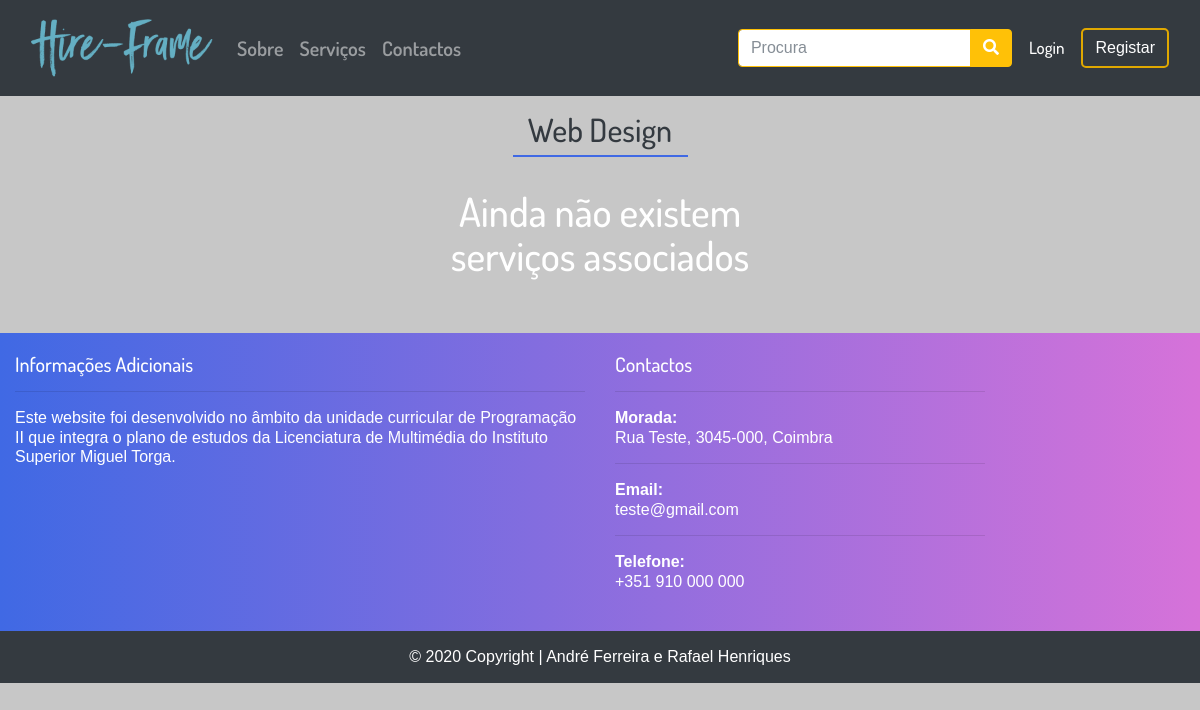
/index.php?op=subarea&id=13, run on an earlier commit of the app's database.
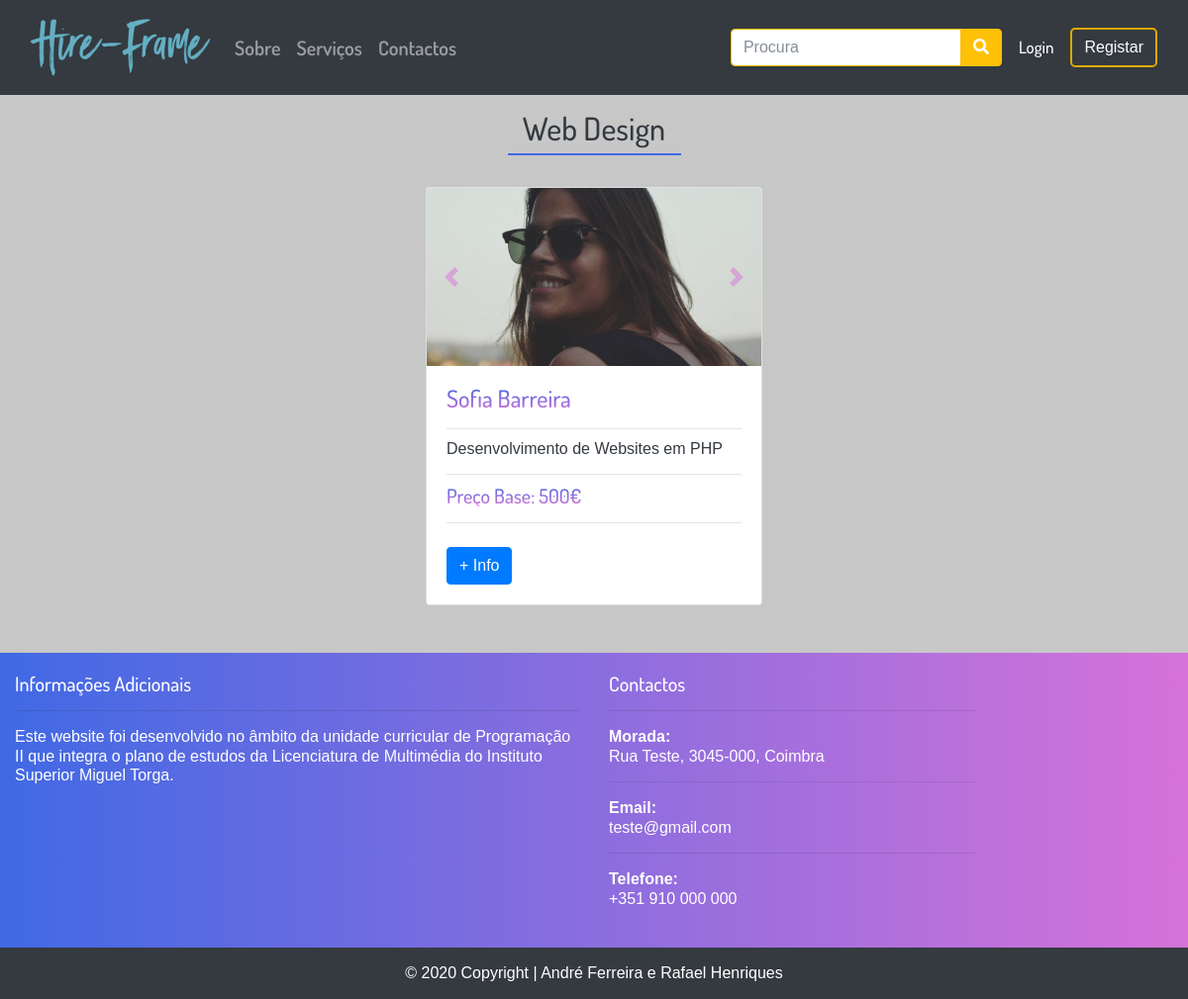
And on a later commit of the database.
### tables this page shows
CREATE TABLE IF NOT EXISTS `subarea` (
  `id_subarea` int(11) NOT NULL AUTO_INCREMENT,
  `nome` varchar(50) NOT NULL,
  `data` datetime NOT NULL DEFAULT CURRENT_TIMESTAMP ON UPDATE CURRENT_TIMESTAMP,
  `id_area` int(11) NOT NULL,
  `img_subarea` varchar(255) NOT NULL,
  PRIMARY KEY (`id_subarea`),
  KEY `fk_id_area_area` (`id_area`)
);

CREATE TABLE IF NOT EXISTS `servico` (
  `id_utilizador` int(11) NOT NULL,
  `id_subarea` int(11) NOT NULL,
  `data` datetime NOT NULL DEFAULT CURRENT_TIMESTAMP ON UPDATE CURRENT_TIMESTAMP,
  `id_servico` int(11) NOT NULL AUTO_INCREMENT,
  `descricao` varchar(255) NOT NULL,
  PRIMARY KEY (`id_servico`),
  KEY `fk_id_utilizador_utilizador` (`id_utilizador`),
  KEY `fk_id_subarea_subarea` (`id_subarea`)
);

CREATE TABLE IF NOT EXISTS `utilizador` (
  `id_utilizador` int(11) NOT NULL AUTO_INCREMENT,
  `username` varchar(15) NOT NULL,
  `nome` varchar(150) NOT NULL,
  `id_genero` int(11) NOT NULL,
  `email` varchar(100) NOT NULL,
  `data_nascimento` date NOT NULL,
  `data` datetime NOT NULL DEFAULT CURRENT_TIMESTAMP ON UPDATE CURRENT_TIMESTAMP,
  `pass` varchar(255) NOT NULL,
  `tipo_utilizador` int(11) NOT NULL,
  `biografia` varchar(255) DEFAULT NULL,
  `imagem` varchar(255) DEFAULT NULL,
  `repor_pass` varchar(255) DEFAULT NULL,
  PRIMARY KEY (`id_utilizador`),
  UNIQUE KEY `id_area` (`id_utilizador`),
  UNIQUE KEY `username` (`username`),
  UNIQUE KEY `email` (`email`),
  KEY `fk_id_tipo_tipo_utilizador` (`tipo_utilizador`),
  KEY `fk_id_genero_genero_utilizador` (`id_genero`)
);

### inc/subarea.inc.php (the view, shortened to what this page needs)
<div class="container">
  <div class="container-fluid py-3">
    <header class="col-md-12 mb-4">
<?php require("db_projetofinal.php");
$id = $_REQUEST["id"];
$dados = $db->query("SELECT subarea.nome, subarea.id_area FROM subarea WHERE subarea.id_subarea = $id");
foreach ($dados as $linha)
      echo'<h2 class="text-center text-dark">'.$linha["nome"].'</h2>';
?>
      <span class="underline mb-3"></span>
    </header>
    <div class="row justify-content-center">
<?php
$db = new PDO("mysql:host=localhost; dbname=projetofinal; charset=utf8","root","");
$dados = $db->query("SELECT DISTINCT utilizador.nome, utilizador.id_utilizador, utilizador.imagem, servico.id_servico, servico.descricao, preco_servico.base FROM utilizador JOIN servico ON utilizador.id_utilizador = servico.id_utilizador JOIN subarea ON servico.id_subarea = subarea.id_subarea JOIN area ON subarea.id_area = area.id_area JOIN preco_servico ON servico.id_servico = preco_servico.id_servico WHERE subarea.id_subarea = $id");
if ($dados->rowCount() > 0){
foreach ($dados as $row) {
  echo '<div class="col-md-4 col-sm-6 col-xs-12 my-2">
          <div class="card">
            <div id="'.$row["id_servico"].'" class="carousel slide" data-ride="carousel">
              <div class="carousel-inner">
                <div class="carousel-item active">
                  <img src="'.$row["imagem"].'" class="card-img-top" alt="...">
                </div>
         ';
        echo'
        </div>
  <a class="carousel-control-prev" href="#'.$row["id_servico"].'" role="button" data-slide="prev">
  <span class="carousel-control-prev-icon" aria-hidden="true"></span>
  <span class="sr-only">Previous</span>
</a>
<a class="carousel-control-next" href="#'.$row["id_servico"].'" role="button" data-slide="next">
  <span class="carousel-control-next-icon" aria-hidden="true"></span>
  <span class="sr-only">Next</span>
</a>
</div>
                        <div class="card-body">
                            <h4 class="card-title grad-txt">'.$row["nome"].'</h4><hr>
                            <p class="text-dark card-subtitle">'.$row["descricao"].'</p><hr>
                            <h5 class="text-dark card-subtitle grad-txt">Preço Base: '.$row["base"].'€</h5><hr>
                            <a href="index.php?op=servicepage&id_utilizador='.$row["id_utilizador"].'&id_service='.$row["id_servico"].'" class="btn btn-primary mt-2">+ Info</a>
                        </div>
                    </div>
                </div>';
}
  } else {
      if(isset($_SESSION["utilizador"])) {
    echo '<div class="row justify-content-center"><div class="col-md-8 text-center p-2"> <h1>Ainda não existem serviços associados</h1><h5 class="text-dark"><a href="index.php?op=addservice">Associe um serviço</a><h5></div></div>';
      } else {
        echo '<div class="row justify-content-center"><div class="col-md-8 text-center p-2"> <h1>Ainda não existem serviços associados</h1><h5 class="text-dark"></div></div>';
      }
  }
?>
            </div>
        </div>
    </div>

### index.php (shortened to what this page needs)
<!DOCTYPE html>
<html lang="pt-pt">
<head>
    <link rel="stylesheet" href="css/bootstrap.min.css">
    <link rel="stylesheet" href="css/costum.css">
    <link href="css/fontawesome/css/all.css" rel="stylesheet">
</head>
<body>
    <?php
    include("inc/menu.inc.php"); ?>
    <?php
$host = $_SERVER['SERVER_NAME'] . $_SERVER['REQUEST_URI'];
$host = basename($host);
if($host == "index.php") {
 require("inc/main.inc.php");
} else {
    if(isset($_REQUEST["op"])) {
      $op = $_REQUEST["op"];
              switch($op) {
        case "subarea": require("inc/subarea.inc.php"); break;
      }
  } else {
      require("inc/main.inc.php");
  }
}
?>
    <?php
        include("inc/footer.inc.php");
    ?>
</body>
</html>

### inc/menu.inc.php (shortened to what this page needs)
<div class="container-fluid bg-dark">
        <header class="menu-font-20 ">
            <nav class="navbar navbar-expand-lg navbar-dark" id="navbar">
                <a href="index.php" class="navbar-brand">
                    <img src="img/hire-frame.png" height="70" class="d-inline-block align-top <?php if (isset($_GET["op"])) if ($_GET["op"] == 0) echo "active";?>">
                </a>
                <div id="menu" class="collapse navbar-collapse">
                    <ul class="navbar-nav mr-auto text-light">
                        <li class="nav-item text-light f-600">
                            <a href="index.php?op=sobre" class="nav-link <?php if (isset($_GET["op"])) if ($_GET["op"] == "sobre") echo "active";?>">Sobre</a>
                        </li>
                        <li class="nav-item text-light f-600">
                            <a href="index.php?op=servicos" class="nav-link <?php if (isset($_GET["op"])) if ($_GET["op"] == "servicos") echo "active";?>">Serviços</a>
                        </li>
                        <li class="nav-item text-light f-600">
                            <a href="index.php?op=contactos" class="nav-link <?php if (isset($_GET["op"])) if ($_GET["op"] == "contactos") echo "active";?>">Contactos</a>
                        </li>
                    </ul>
                    <form class="form-inline" method="post">
                        <div class="input-group">
                            <input class="form-control border border-warning" name="search" type="search" placeholder="Procura" aria-label="Search" required>
                            <span class="input-group-btn">
                                <button class="btn btn-warning" formaction="index.php?op=procura"><i class="fas fa-search"></i></button>
                            </span>
                        </div>
                    </form>
                <?php
if(isset($_SESSION["username"]))
 {
    $username = $_SESSION["username"];
    require("db_projetofinal.php");
    $dados = $db->query("SELECT imagem FROM utilizador WHERE username = '$username'");
    foreach ($dados as $row) {
        $imagem = $row["imagem"];
    }
      echo '<a href="index.php?op=userpage" class="btn m-1 btn-default f-500 f-17">'.$_SESSION["username"].'<img src="'.$imagem.'" class="rounded-circle border border-grad ml-2" width="50px" height="50px"></a>
      <a href="index.php?op=logout" class="btn btn-login">Logout</a>';
 } else {
    echo '<a href="index.php?op=login" class="btn m-1 btn-default f-500 f-17">Login</a>
    <a href="index.php?op=registar" class="btn btn-login">Registar</a>';
 }
            ?>
                </div>
            </nav>
        </header>
    </div>

### inc/footer.inc.php (shortened to what this page needs)
<footer class="footer page-footer font-small pt-4">
<div class="grad pad-top-20">
  <div class="container-fluid text-center text-md-left">
    <div class="row">
      <div class="col-md-6 mt-md-0 mt-3">
        <h5>Informações Adicionais</h5><hr>
        <p>Este website foi desenvolvido no âmbito da unidade curricular de Programação II que integra o plano de estudos da Licenciatura de Multimédia
            do Instituto Superior Miguel Torga.</p>
      </div>
      <div class="col-md-4">
              <h5>Contactos</h5><hr>
              <dl class="contact-list">
                <dt>Morada:</dt>
                <dd>Rua Teste, 3045-000, Coimbra</dd>
              </dl><hr>
              <dl class="contact-list">
                <dt>Email:</dt>
                <dd><a class="text-white" href="mailto:">teste@gmail.com</a></dd>
              </dl><hr>
              <dl class="contact-list">
                <dt>Telefone:</dt>
                <dd><a class="text-white" href="tel: +351">+351 910 000 000 </a></dd>
              </dl>
            </div>
    </div>
  </div>
  <div class="page-footer font-small bg-dark mt-4">
<div class="footer-copyright text-center py-3">© 2020 Copyright |
    <a target="_blank" href="https://www.falcondesign.pt/">André Ferreira</a> e <a target="_blank" href="https://www.behance.net/rafael_hen06b4?tracking_source=search-all%7Crafael%20henriques">Rafael Henriques</a>
  </div>
</div>
</div>

### css/costum.css (style rules this page uses)
* { margin: 0; padding: 0; font-size: 100%; border: none; outline: none; line-height: 1.22; color: #fff; box-sizing: border-box; font-family: 'Dosis', sans-serif; }
body { background-repeat: no-repeat; background-position: center center; background-attachment: fixed; background-color: #c7c7c7; }
.grad { background-image: linear-gradient(to right, #4069E4 , #D672D9); }
.grad-txt { background: -webkit-linear-gradient(#4069E4 , #D672D9); -webkit-background-clip: text; -webkit-text-fill-color: transparent; }
a, a:hover, a:focus, .footer-copyright>a:hover { text-decoration: none; color: #6c757d; }
.footer-copyright>a { color: #fff; }
.footer { text-align: center; width: 100%; }
.menu-font-20 { font: 20px sans-serif; }
.btn-login { border: 2px solid #e0a800; background: none; position: relative; color: #fff; z-index: 1; border-radius: 5px; height: 100%; transition: all .50s ease-in-out; transition: all .50s ease-in-out; -moz-transition: all .50s ease-in-out; -webkit-transition: all .50s ease-in-out; }
.btn-default { background: none; position: relative; color: #fff; z-index: 1; border-radius: 5px; height: 100%; transition: all .50s ease-in-out; transition: all .50s ease-in-out; -moz-transition: all .50s ease-in-out; -webkit-transition: all .50s ease-in-out; }
.pad-top-20 { padding-top: 20px; }
.underline { content: ''; border-top: 2px solid #4069E4; width: 175px; display: block; margin-bottom: 8px; margin: 0 auto; }
.card-img-top { width: 100%; height: 15vw; object-fit: cover; }
.f-500 { font-weight: 500; }
.f-600 { font-weight:600; }
.f-17 { font-size: 17px; }

What changed in the data, as far as the page shows it:
added servico: id_utilizador.imagem (picture), id_utilizador.nome "Sofia Barreira", descricao "Desenvolvimento de Websites em PHP", base "500"
Also different on the page:
text no longer shown: "Ainda não existem serviços associados"
